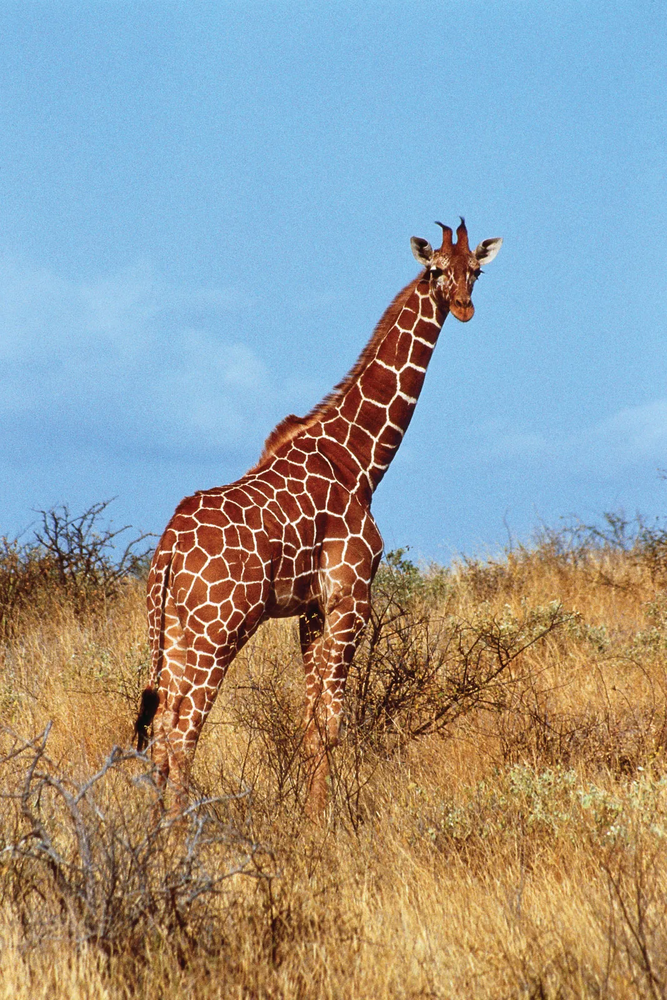
#> input picture 06_AI_ML_DS/04_CV/00_CV_using_OpenCV/data/giraffe.png, 667 x 1000 px, shrunk from 1067 x 1600 before the run, found by its file name
$ jupyter execute 10_Edge_detection.ipynb   (older library calls are emulated)
#> lines starting #> are read from the running program, lines starting #| are printed output that depends on the picture; after the words box and inside, x2 and y2 are one past the last pixel; in counts of white or black regions, pixels touching at a corner belong together
[cell 1]
import matplotlib.pyplot as plt
import numpy as np
import cv2

img = cv2.imread('giraffe.png')
#> img is the input picture: shape (1000, 667, 3); mean B, G, R 152, 154.5, 150.9
img = cv2.cvtColor(img, cv2.COLOR_BGR2GRAY)
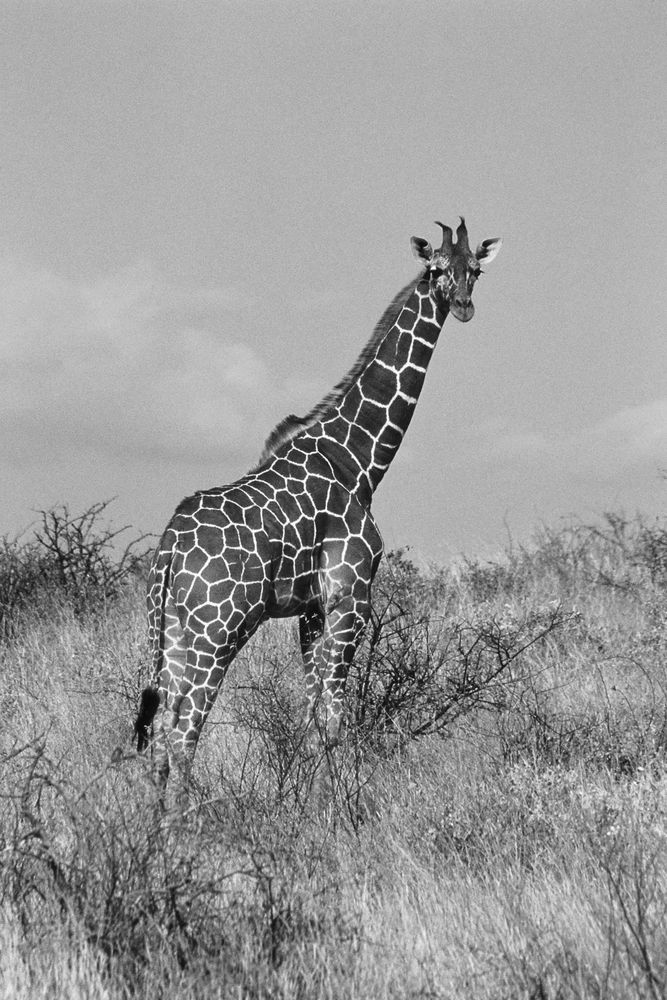
#> img: shape (1000, 667); min 8, max 255, mean 153.2
plt.imshow(img, cmap="gray")

# Sobel edge detector

[cell 2]
sobel_x = cv2.Sobel(img, cv2.CV_64F, 1, 0, ksize=3)
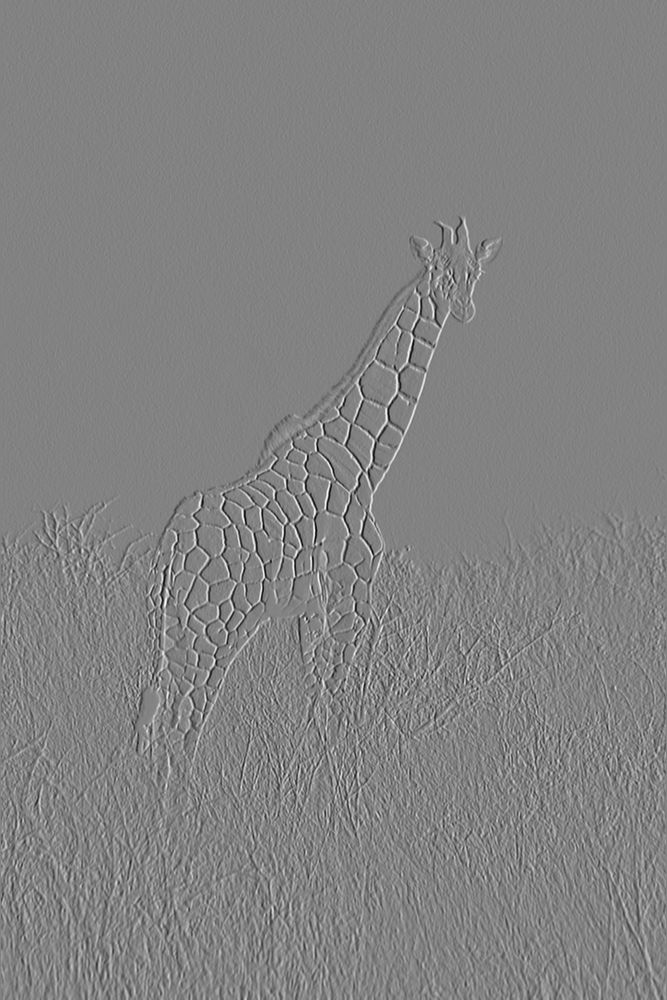
#> sobel_x: shape (1000, 667) float64; min -877, max 837, mean 0; drawn with min black and max white
sobel_y = cv2.Sobel(img, cv2.CV_64F, 0, 1, ksize=3)
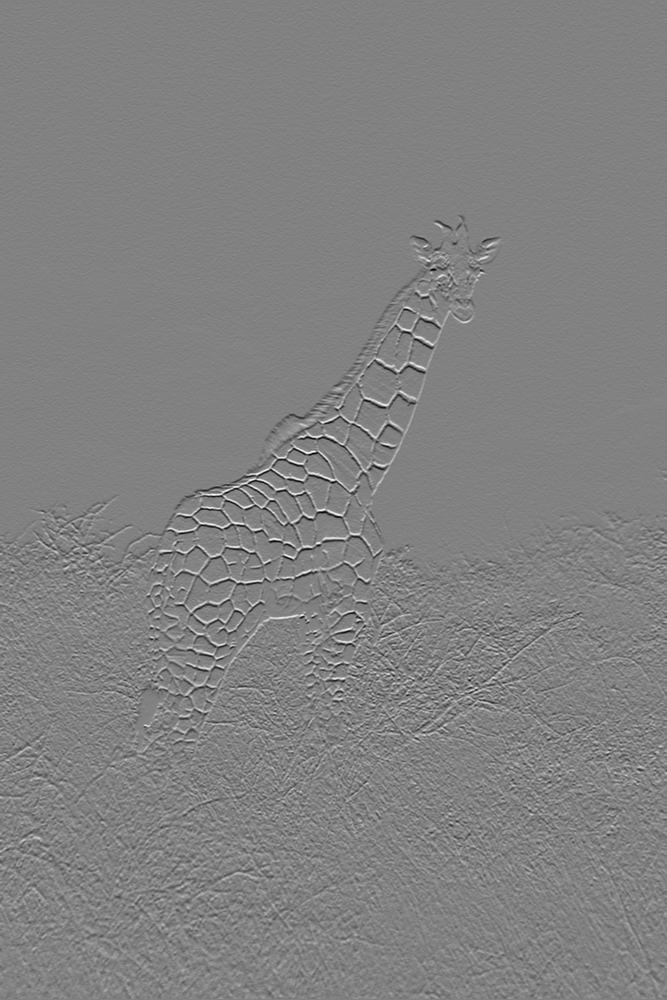
#> sobel_y: shape (1000, 667) float64; min -849, max 819, mean -0.3; drawn with min black and max white
sobel_combined = cv2.magnitude(sobel_x, sobel_y)
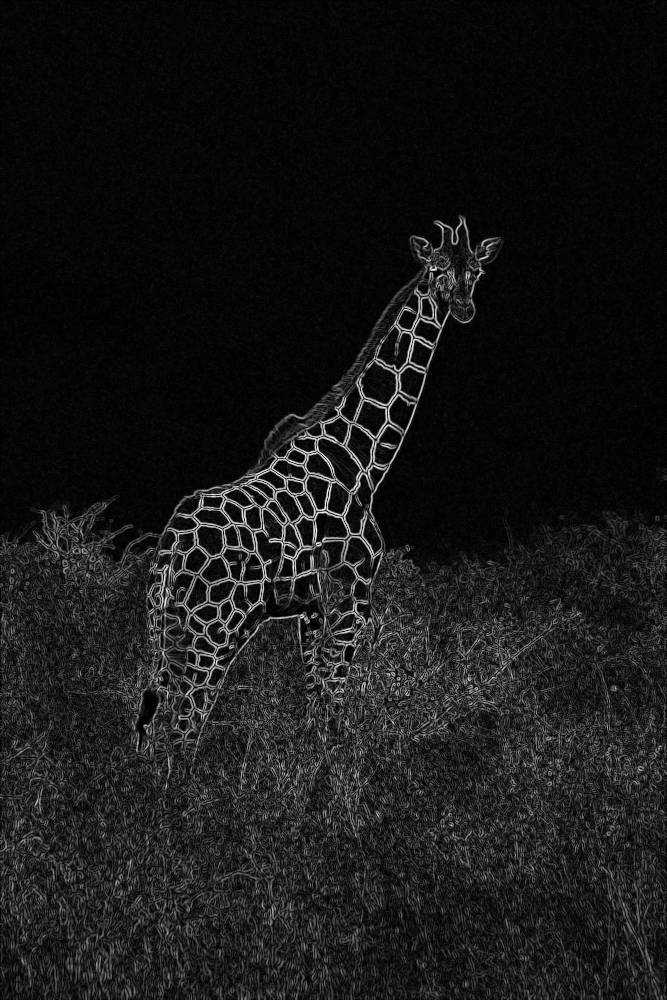
#> sobel_combined: shape (1000, 667) float64; min 0, max 878.7, mean 85; drawn with min black and max white

plt.imshow(sobel_combined, cmap='gray')

# Laplacian

[cell 3]
laplacian = cv2.Laplacian(img, cv2.CV_64F, ksize=3)
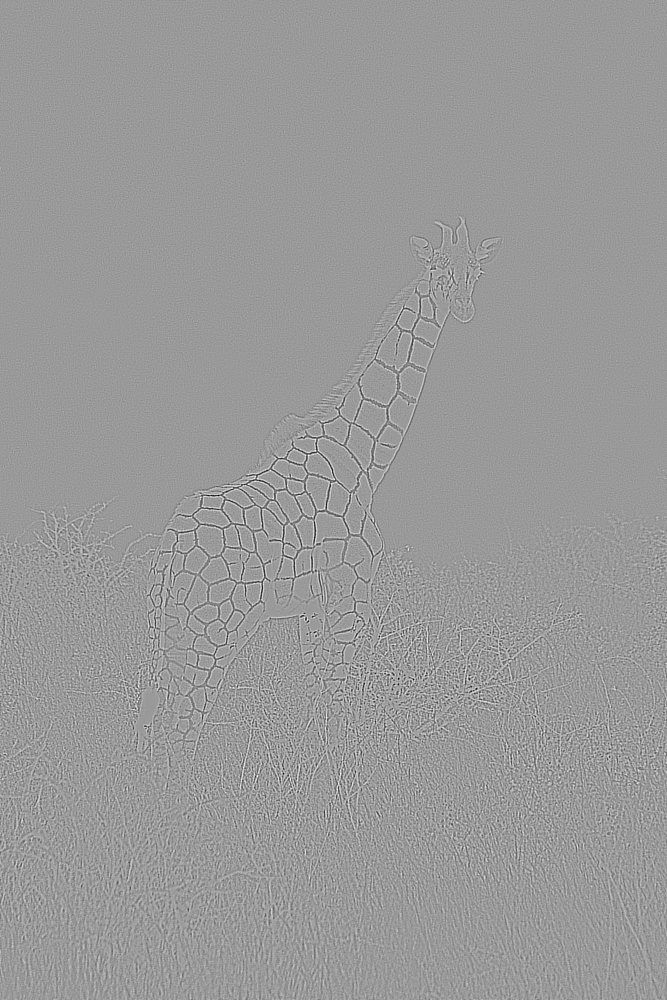
#> laplacian: shape (1000, 667) float64; min -1338, max 882, mean 0; drawn with min black and max white
laplacian_abs = cv2.convertScaleAbs(laplacian)
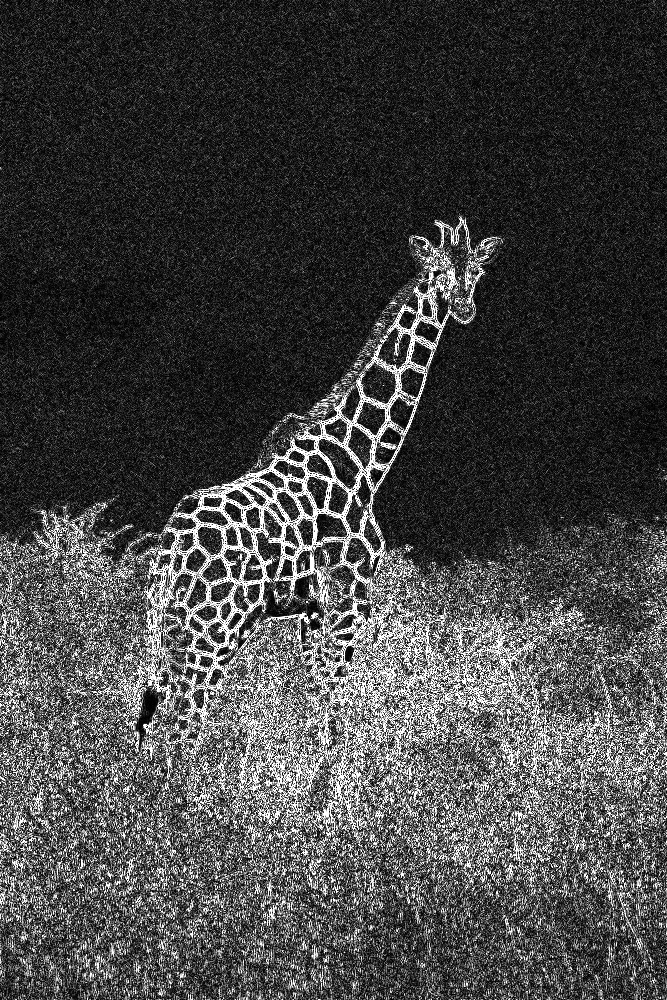
#> laplacian_abs: shape (1000, 667); min 0, max 255, mean 68.2

plt.imshow(laplacian_abs, cmap='gray')

# Canny

[cell 4]
min_val = 180
max_val = 200
canny = cv2.Canny(img, min_val, max_val)
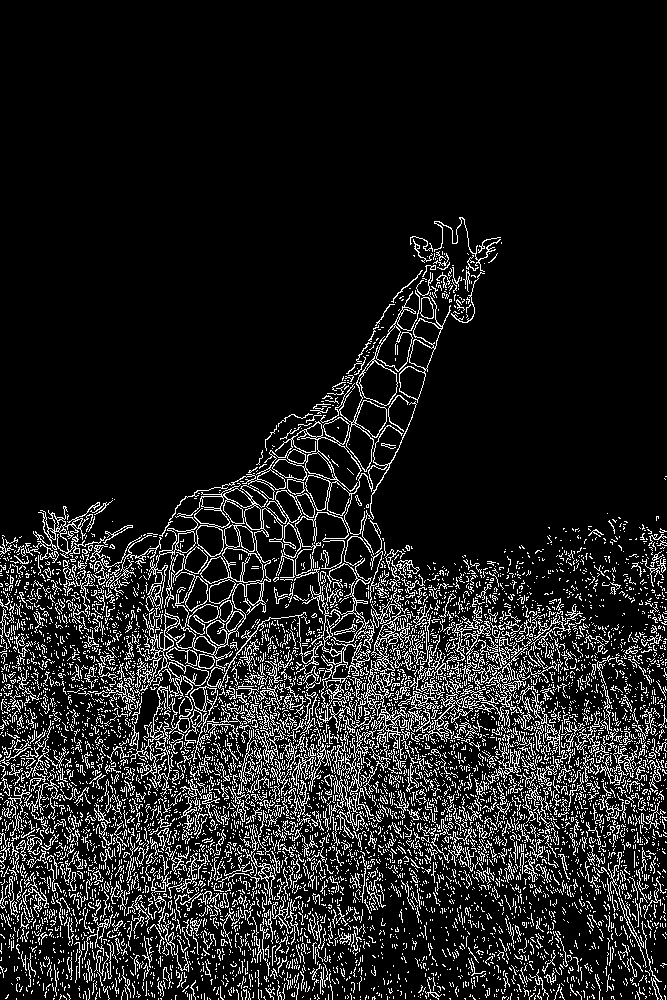
#> canny: shape (1000, 667); 12.2% white in thin lines or dots, all inside (x1, y1, x2, y2) = (0, 217, 667, 1000)
plt.imshow(canny, cmap="grey")
